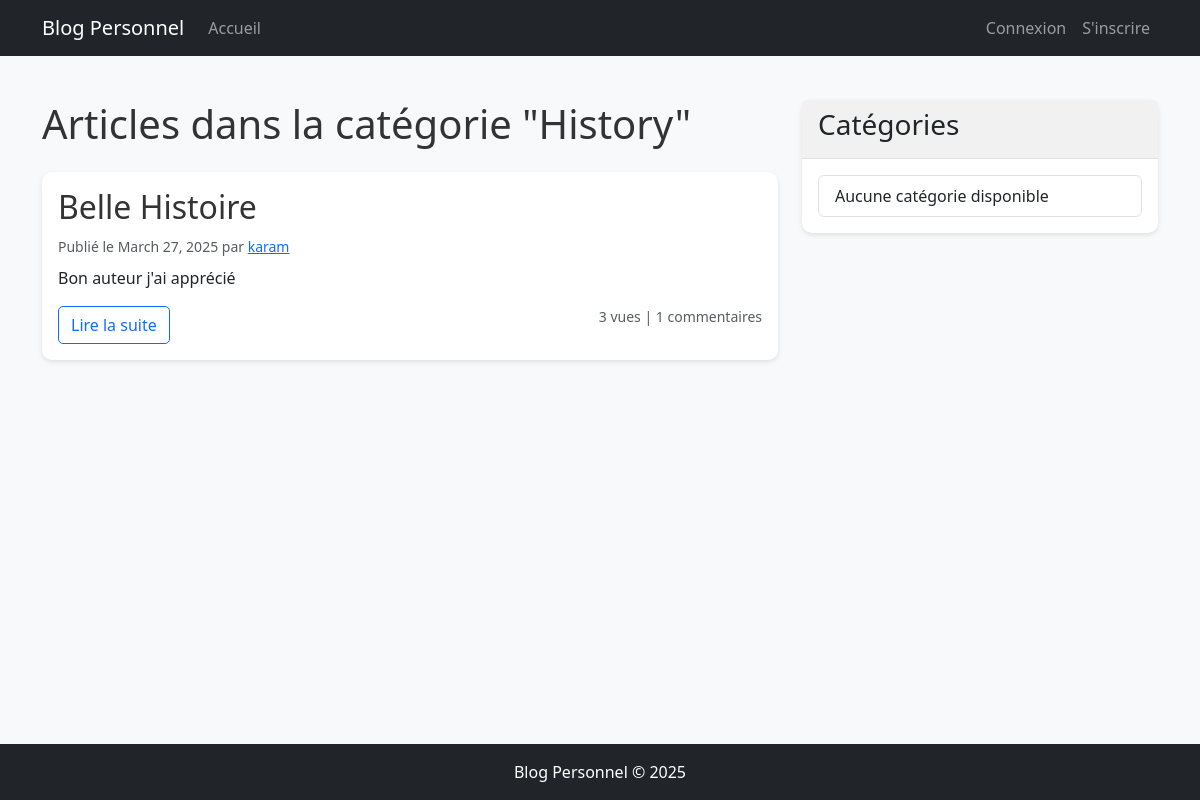
Page /category/1/ on the committed database.
### blog/models.py (models this page shows, shortened)
class Category(models.Model):
    name = models.CharField(max_length=100)

class Post(models.Model):
    title = models.CharField(max_length=200)
    content = models.TextField()
    date_posted = models.DateTimeField(default=timezone.now)
    author = models.ForeignKey(User, on_delete=models.CASCADE)
    category = models.ForeignKey(Category, on_delete=models.SET_NULL, null=True, blank=True)
    views = models.IntegerField(default=0)

### blog/views.py (the view)
# urls.py: path('category/<int:pk>/', CategoryPostListView.as_view(), name='category-posts'),
class CategoryPostListView(ListView):
    model = Post
    template_name = 'blog/category_posts.html'
    context_object_name = 'posts'
    paginate_by = 5
    def get_queryset(self):
        category = get_object_or_404(Category, pk=self.kwargs.get('pk'))
        return Post.objects.filter(category=category).order_by('-date_posted')
    def get_context_data(self, **kwargs):
        context = super().get_context_data(**kwargs)
        context['category'] = get_object_or_404(Category, pk=self.kwargs.get('pk'))
        return context

### blog/templates/blog/category_posts.html (shortened to what this page needs)
{% extends "blog/base.html" %}
{% block content %}
    <h1 class="mb-4">Articles dans la catégorie "{{ category.name }}"</h1>
    {% for post in posts %}
        <article class="card mb-4">
            <div class="card-body">
                <h2 class="card-title">
                    <a href="{% url 'post-detail' post.id %}">{{ post.title }}</a>
                </h2>
                <div class="text-muted mb-2">
                    <small>
                        Publié le {{ post.date_posted|date:"F d, Y" }} par
                        <a href="{% url 'user-posts' post.author.username %}">{{ post.author }}</a>
                    </small>
                </div>
                <p class="card-text">{{ post.content|truncatewords:50 }}</p>
                <div class="d-flex justify-content-between">
                    <a href="{% url 'post-detail' post.id %}" class="btn btn-outline-primary">Lire la suite</a>
                    <small class="text-muted">{{ post.views }} vues | {{ post.comments.count }} commentaires</small>
                </div>
            </div>
        </article>
    {% empty %}
        <div class="alert alert-info">Aucun article dans cette catégorie.</div>
    {% endfor %}
{% endblock content %}

### blog/static/css/main.css (style rules this page uses)
body { background-color: #f8f9fa; color: #333; min-height: 100vh; display: flex; flex-direction: column; }
.card { border-radius: 10px; box-shadow: 0 2px 5px rgba(0, 0, 0, 0.1); border: none; }
.card-title a { color: #333; text-decoration: none; }
.btn { border-radius: 5px; }

### rows in the picture
Category: name "History"
Post: title "Belle Histoire", date_posted "March 27, 2025", author "karam", content "Bon auteur j'ai apprécié", views "3", comments.count "1"
